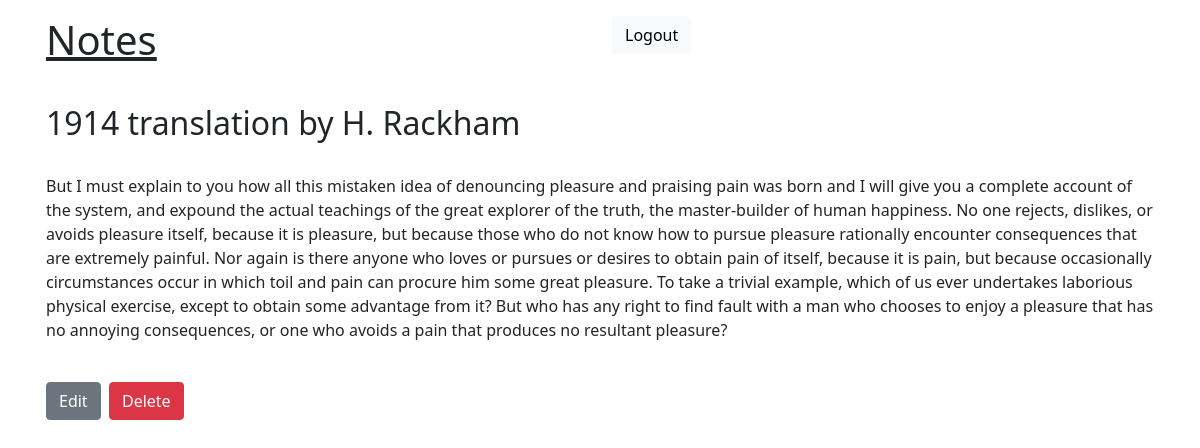
The page /19/ (signed in) on the database its author committed.
### notes/models.py (models this page shows, shortened)
class Note(models.Model):
    user = models.ForeignKey(
        User,
        on_delete=models.CASCADE,
        related_name="notes",
        verbose_name="User",
    )
    title = models.CharField("Title", max_length=140)
    content = models.TextField("Content", blank=True)
    created = models.DateTimeField("Created", blank=True, auto_now_add=True)
    modified = models.DateTimeField(
        "Modified", blank=True, null=True, auto_now=True
    )
    class Meta:
        verbose_name = "Note"

### notes/views.py (the view, shortened to what this page needs)
# urls.py: path("<int:pk>/", NoteDetailView.as_view(), name="note-detail"),
class NoteDetailView(BelongsToUserMixin, DetailView):
    model = Note
    context_object_name = "note"
    fields = ("title", "content")

### notes/views.py (called while the page is built)
    def test_func(self):
        obj = self.get_object()
        if obj and obj.user:
            return self.request.user == obj.user
        return False

### notes/templates/notes/note_detail.html
{% extends "notes/base.html" %}
{% block content %}
<div>
    <h2>{{ note.title }}</h2>
    <br>
    <p>{{ note.content }}</p>
    <br>
    <p><a href="{% url 'note-update' note.pk %}" class="btn btn-secondary">Edit</a>&nbsp;&nbsp;<a href="{% url 'note-delete' note.pk %}" class="btn btn-danger">Delete</a></p>
</div>
{% endblock %}

### rows shown on the page
Note: title "1914 translation by H. Rackham", content "But I must explain to you how all this mistaken idea of denouncing pleasure and praising pain was born and I will give you a complete account of the system, and expound the actual teachings of the great explorer of the truth, the master-builder of human happiness. No one rejects, dislikes, or avoids pleasure itself, because it is pleasure, but because those who do not know how to pursue pleasure rationally encounter consequences that are extremely painful. Nor again is there anyone who loves or pursues or desires to obtain pain of itself, because it is pain, but because occasionally circumstances occur in which toil and pain can procure him some great pleasure. To take a trivial example,…"
